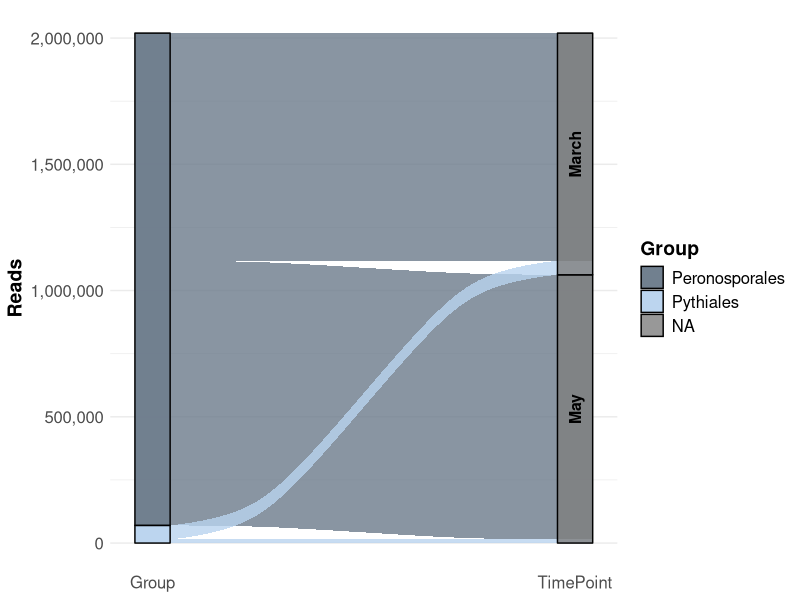
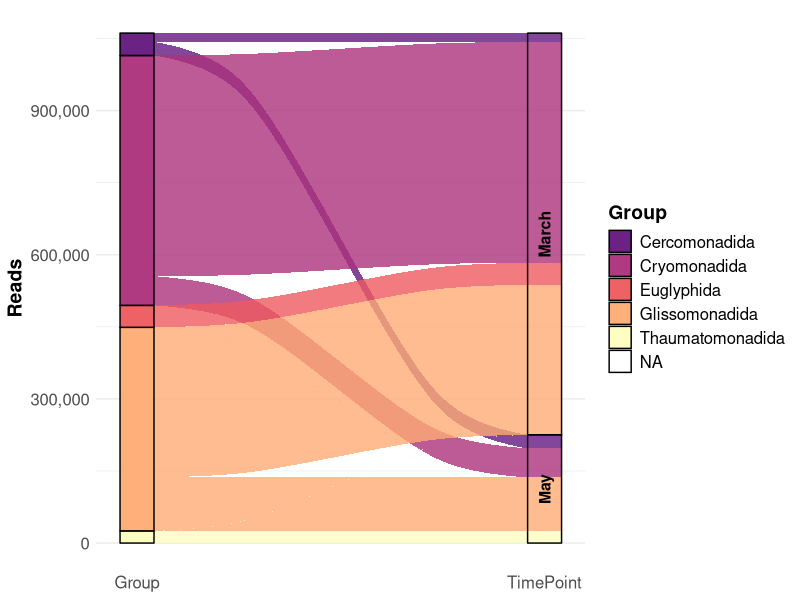
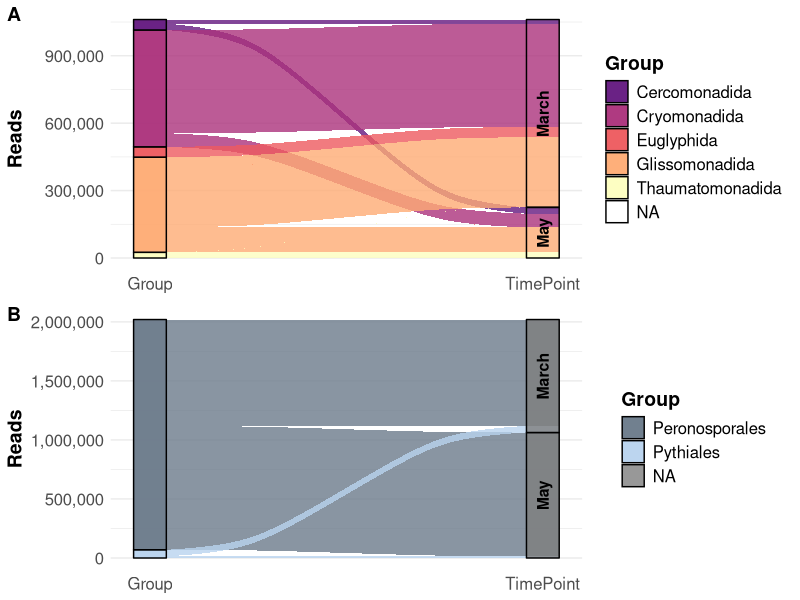

R code for these plots, in order:
## ---- chunk 1
knitr::opts_chunk$set(echo = TRUE)
## ---- chunk 2
rm(list = ls())

library(ggplot2)
library(ggpubr)
library(ggalluvial)

OTU_Table = as.data.frame(read.csv("../00_Data/Oomycota/05_Oomycota_OTU_Table_new_min-freq-20617_min-feat-5_transposed_withMetadata.tsv", 
                     header = T, 
                     sep = "\t", 
                     stringsAsFactors = T))
SampleMetadata = OTU_Table[,1:5]
Stratum = SampleMetadata$Stratum
TimePoint = SampleMetadata$TimePoint
OTU_Table = OTU_Table[,6:ncol(OTU_Table)]
species = as.matrix(OTU_Table)

TAX = as.data.frame(read.csv("../00_Data/Oomycota/04_Oomycota_filtered_NCBI-nt_blasted_sorted_BestHit_TaxonomyTable_Oomycetes_sequences_vsearch-ITS1-BestHit_AnnotationRefined_NoPipe.tsv", 
                    header = F, 
                    sep = "\t", 
                    stringsAsFactors = T))

Abundances = colSums(OTU_Table)
TAX = cbind(TAX, Abundances)

colnames(TAX) = c("OTU_Number", "Order", "Family", "Genus", "Species", "Reference", "PercentID", "Abundance")
TAX$OTU_ID = paste0("OTU", TAX$OTU_Number, "_", TAX$Species)
TAX$Class = "Oomycota"

AlluvialData = data.frame("Group" = rep(unique(TAX$Order), 2))
AlluvialData$TimePoint = rep(c("March", "May"), each = 4)

## Remove Albuginales and Order_NoHit because of very low abundance

AlluvialData = AlluvialData[AlluvialData$Group != "Albuginales",]
AlluvialData = AlluvialData[AlluvialData$Group != "Order_NoHit",]

summer = function(a, b){
  sum(species[SampleMetadata$TimePoint == a, TAX$Order == b])
}

AlluvialData$Reads = mapply(summer, AlluvialData$TimePoint, AlluvialData$Group)

g = ggplot(AlluvialData, aes(y = Reads, axis1 = Group, axis2 = TimePoint)) +
  geom_alluvium(aes(fill = Group), width = 1/12, alpha = 0.8) + 
  geom_stratum(aes(fill = Group), alpha = 0.8, 
               width = 1/12, color = "black") +
  #geom_text(stat = "stratum", aes(label = after_stat(stratum)), 
  #           size = 3) +
  geom_text(stat = "stratum", aes(label = TimePoint), angle = 90, fontface = "bold", size = 4) +
  scale_x_discrete(limits = c("Group", "TimePoint"), expand = c(.05, .05)) +
  scale_fill_manual(values = colorRampPalette(c("slategray4", "slategray3", "slategray2"))(length(unique(AlluvialData$Group)))) +
  theme_minimal() + 
  scale_y_continuous(label = scales::comma) +
  theme(axis.text=element_text(size=12), 
        axis.title=element_text(size=14, face = "bold"), 
        legend.text = element_text(size = 12), 
        legend.title = element_text(size = 14, face = "bold"), 
        plot.title = element_text(size = 20, face = "bold", hjust = 0.5), 
        panel.grid.major.x = element_blank())

g
## ---- chunk 3
TAX_cerco = read.csv("../00_Data/Cercozoa/04_Cercozoa_OTU_ContingencyTable_filtered_sequences_NCBI-nt_blasted_sorted_BestHit_TaxonomyTable_Cercozoa_sequences_vsearch-V4-BestHit_AnnotationRefined_noPipe.tsv", 
                    header = F, 
                    sep = "\t", 
                    stringsAsFactors = T)
OTU_Table_cerco = as.data.frame(read.csv("../00_Data/Cercozoa/05_Cercozoa_OTU_Table_min-freq-16922_min-feat-5_transposed_withMetadata.tsv",  
                     header = T, 
                     sep = "\t", 
                     stringsAsFactors = T))

SampleMetadata_Cerco = OTU_Table_cerco[,1:5]
OTU_Table_cerco = OTU_Table_cerco[,6:ncol(OTU_Table_cerco)]
species_cerco = as.matrix(OTU_Table_cerco)

Abundances = colSums(OTU_Table_cerco)
TAX_cerco = cbind(TAX_cerco, Abundances)

colnames(TAX_cerco) = c("OTU_Number", "Order", "Family", "Genus", "Species", "PercentID", "Abundance")
TAX_cerco$OTU_ID = paste0("OTU", TAX_cerco$OTU_Number, "_", TAX_cerco$Species)
TAX_cerco$Class = "Cercozoa"


AlluvialData_cerco = data.frame("Group" = rep(unique(TAX_cerco$Order), 2))
AlluvialData_cerco$TimePoint = rep(c("March", "May"), 
                          each = length(unique(TAX_cerco$Order)))

## Remove Cercozoa_XX and Marimonadida because of low abundance
AlluvialData_cerco = AlluvialData_cerco[AlluvialData_cerco$Group != "Marimonadida",]
AlluvialData_cerco = AlluvialData_cerco[AlluvialData_cerco$Group != "Order_NoHit",]

summer_cerco = function(a, b){
  sum(species_cerco[SampleMetadata_Cerco$TimePoint == a, TAX_cerco$Order == b])
}

AlluvialData_cerco$Reads = mapply(summer_cerco, AlluvialData_cerco$TimePoint, AlluvialData_cerco$Group)

g_cerco = ggplot(AlluvialData_cerco, 
                 aes(y = Reads, axis1 = Group, axis2 = TimePoint)) +
  geom_alluvium(aes(fill = Group), width = 1/12, alpha = 0.8) + 
  geom_stratum(aes(fill = Group), width = 1/12, alpha = 0.8, color = "black") +
  #geom_text(stat = "stratum", aes(label = after_stat(stratum)), 
  #           size = 3) +
  geom_text(stat = "stratum", aes(label = TimePoint), angle = 90, fontface = "bold", size = 4, color = "black") +
  scale_x_discrete(limits = c("Group", "TimePoint"), expand = c(.05, .05)) +
  #scale_fill_manual(values = colorRampPalette(c("indianred4", "#fb6a4a", "#fcae91", "#fee5d9"))(length(unique(AlluvialData_cerco$Group)))) +
  scale_fill_viridis_d(option = "magma", begin = 0.3) +
  theme_minimal() + 
  scale_y_continuous(label = scales::comma) +
  theme(axis.text=element_text(size=12), 
        axis.title=element_text(size=14, face = "bold"), 
        legend.text = element_text(size = 12), 
        legend.title = element_text(size = 14, face = "bold"), 
        plot.title = element_text(size = 20, face = "bold", hjust = 0.5), 
        panel.grid.major.x = element_blank())

g_cerco
## ---- chunk 4
combi = ggarrange(g_cerco, g, 
                  labels = c("A", "B"), 
                  ncol = 1, nrow = 2, 
                  common.legend = F, legend = "right", 
                  align = "v", vjust = 1.5) #%>%
  #annotate_figure(fig.lab = "Figure X", fig.lab.face = "bold", 
  #                fig.lab.size = 18, 
  #                top = text_grob("Non-metric multidimensional scaling", 
  #                                face = "bold", size = 20))

#ggsave("NMDSCombined.tif", plot = combi, 
#       device = "tiff", dpi = 600, width = 28, height = 11, 
#       units = "cm")
ggsave("SankeyCombined.png", plot = combi, 
       device = "png", dpi = 300, width = 15, height = 15, 
       units = "cm")
ggsave("SankeyCombined.jpeg", plot = combi, 
       device = "jpeg", dpi = 300, width = 15, height = 15, 
       units = "cm")
ggsave("SankeyCombined.pdf", plot = combi, 
       device = "pdf", dpi = 300, width = 15, height = 15, 
       units = "cm")

combi
